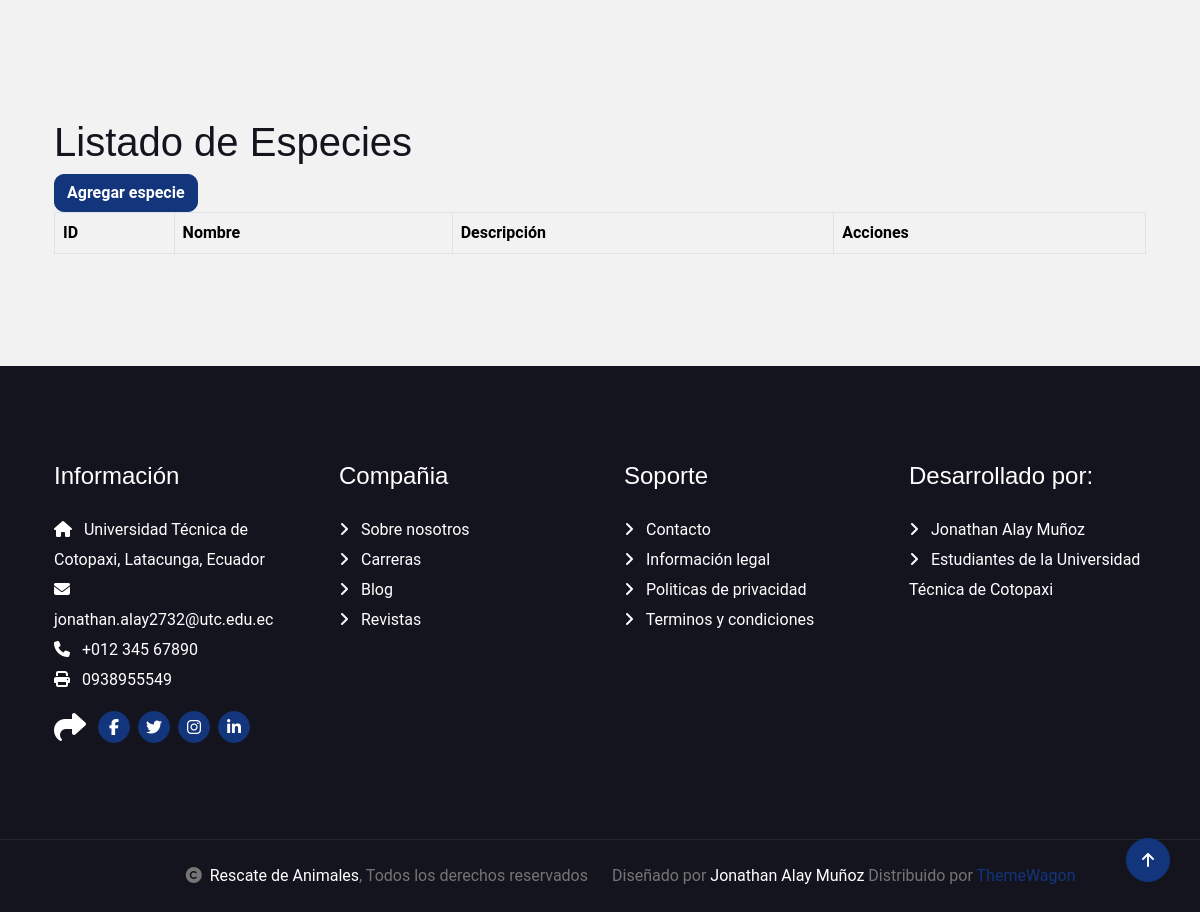
The app's page / (lower part), older data.
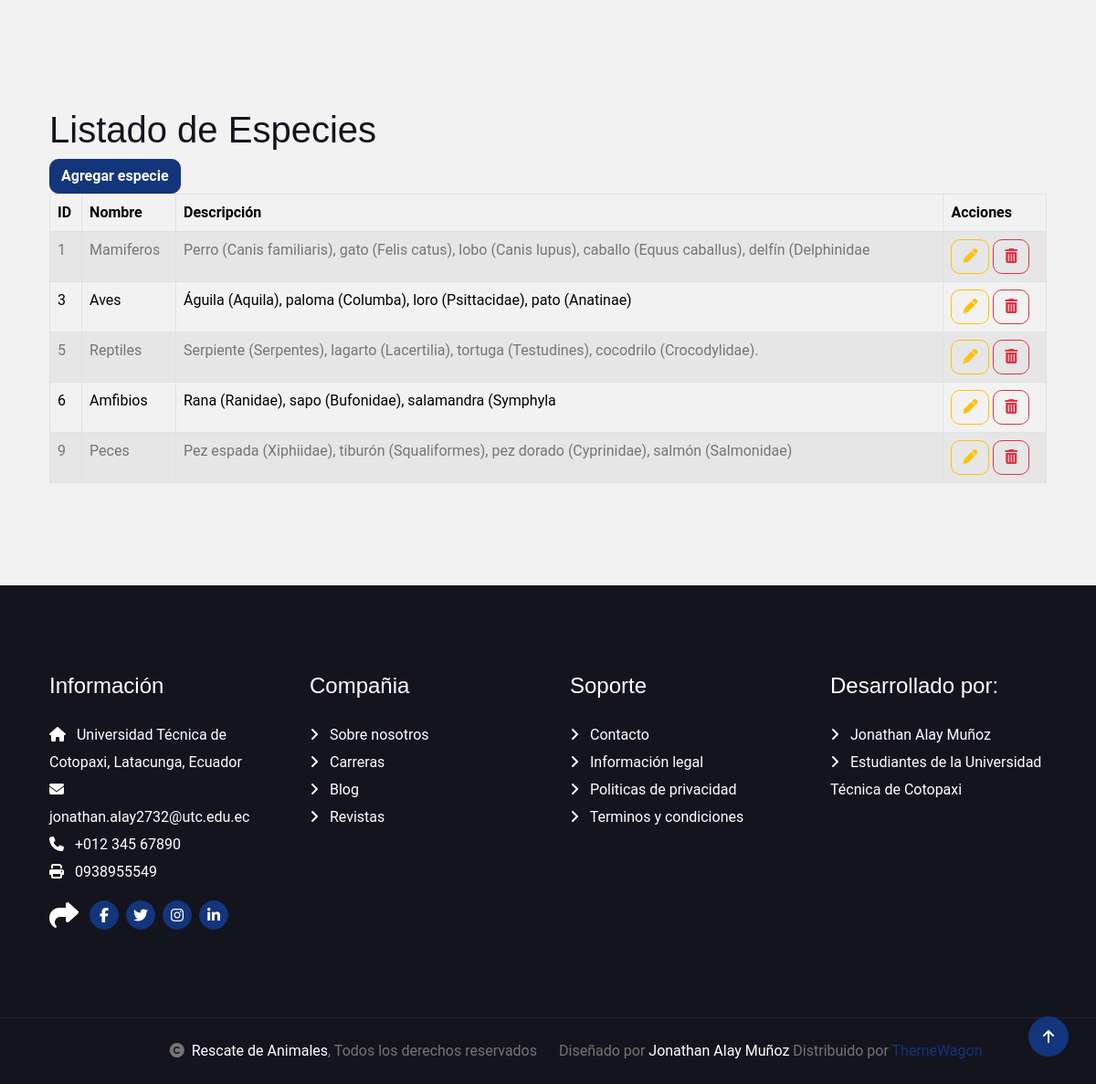
The same page, newer data.
### Aplicaciones/Animales/models.py (models this page shows, shortened)
class Especie(models.Model):
    nombre = models.CharField(max_length=100)
    descripcion = models.TextField(null=True, blank=True)

### Aplicaciones/Animales/views.py (the view)
# urls.py: path('', views.listaEspecies),
def listaEspecies(request):
    especies = Especie.objects.all()
    return render(request, 'especie.html', {'especies': especies})

### Aplicaciones/Animales/templates/especie.html (shortened to what this page needs)
{% extends './plantilla.html' %}
{% block contenido %}
<br>
<h1>Listado de Especies</h1>
<a href="/nuevaEspecie/" class="btn btn-primary">Agregar especie</a>
<table class="table table-bordered table-striped table-hover" id="tbl_especies">
    <thead>
        <tr>
            <th>ID</th>
            <th>Nombre</th>
            <th>Descripción</th>
            <th>Acciones</th>
        </tr>
    </thead>
    <tbody>
        {% for especie in especies %}
        <tr>
            <td>{{ especie.id }}</td>
            <td>{{ especie.nombre }}</td>
            <td>{{ especie.descripcion }}</td>
            <td>
                <a href="/editarEspecie/{{ especie.id }}" class="btn btn-outline-warning">
                    <i class="fa fa-pen"></i>
                </a>
                <a href="#" onclick="eliminarEspecie('{{ especie.id }}')" class="btn btn-outline-danger">
                    <i class="fa fa-trash"></i>
                </a>
            </td>
        </tr>
        {% endfor %}
    </tbody>
</table>
{% endblock %}

Row changes from the older to the newer data that the page shows:
added Especie: id "1", nombre "Mamiferos", descripcion "Perro (Canis familiaris), gato (Felis catus), lobo (Canis lupus), caballo (Equus caballus), delfín (Delphinidae"
added Especie: id "3", nombre "Aves", descripcion "Águila (Aquila), paloma (Columba), loro (Psittacidae), pato (Anatinae)"
added Especie: id "5", nombre "Reptiles", descripcion "Serpiente (Serpentes), lagarto (Lacertilia), tortuga (Testudines), cocodrilo (Crocodylidae)."
added Especie: id "6", nombre "Amfibios", descripcion "Rana (Ranidae), sapo (Bufonidae), salamandra (Symphyla"
added Especie: id "9", nombre "Peces", descripcion "Pez espada (Xiphiidae), tiburón (Squaliformes), pez dorado (Cyprinidae), salmón (Salmonidae)"
